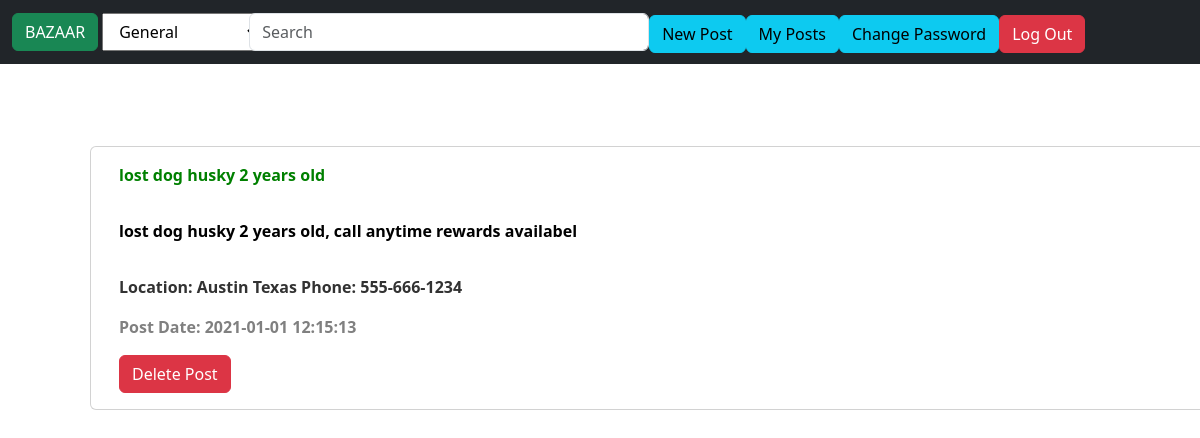
Screenshot of /myposts (signed in) with the database file from the repository.
### tables this page shows
CREATE TABLE "posts" (
	"id"	INTEGER NOT NULL UNIQUE,
	"owner_id"	INTEGER NOT NULL,
	"title"	TEXT NOT NULL DEFAULT 'NOT SET',
	"details"	TEXT NOT NULL DEFAULT 'NOT SET',
	"city"	TEXT NOT NULL,
	"phone"	TEXT DEFAULT '000-000-0000',
	"section"	INTEGER NOT NULL DEFAULT 0,
	"postDate"	TEXT NOT NULL DEFAULT '2100-0-0',
	PRIMARY KEY("id" AUTOINCREMENT)
);

### app.py (the view, shortened to what this page needs)
@app.route("/myposts", methods=["GET", "POST"])
@login_required
def myposts():
    db = engine.connect()
    userID = session['user_id']
    s = "SELECT * FROM posts WHERE posts.owner_id == (?)"
    res = db.execute(s, userID)
    if res != None:
        return render_template("myposts.html",
                               listPosts=res,
                               listSections=categories
                               )
    return render_template("myposts.html")

### app.py (called while the page is built)
@app.after_request
def after_request(response):
    response.headers["Cache-Control"] = "no-cache, no-store, must-revalidate"
    response.headers["Expires"] = 0
    response.headers["Pragma"] = "no-cache"
    return response

### helpers.py (called while the page is built)
def login_required(f):
    @wraps(f)
    def decorated_function(*args, **kwargs):
        if session.get("user_id") is None:
            return redirect("/login")
        return f(*args, **kwargs)
    return decorated_function

### templates/myposts.html (shortened to what this page needs)
{% extends "layout.html" %}
{% block main %}
<form action="/myposts" method="POST">
    <div class="container">
        <div class="d-grid gap-3">
            {% for post in listPosts %}
            <div class="container" style="margin-top: 10px;">
                <div class="row">
                    <div class="card " style="width: 1000rem; font-weight:bold; color:green">
                        <div class="card-body">
                            {{post[2]}}
                        </div>
                        <div style="color:rgb(0, 0, 0);" class="card-body">
                            {{post[3]}}
                        </div>
                        <div style="color: rgb(50, 50, 50)" class="card-body">
                            <p>Location: {{post[4]}} Phone: {{post[5]}}</p>
                            <p style="color: gray;">Post Date: {{post[7]}}</p>
                            <button class="btn btn-danger" name="delete_button" type="submit" value={{post[0]}}>Delete
                                Post</button>
                        </div>
                    </div>
                </div>
            </div>
            {% endfor %}
        </div>
    </div>
</form>
{% endblock %}

### rows the page displays
posts: title "lost dog husky 2 years old", details "lost dog husky 2 years old, call anytime rewards availabel", city "Austin Texas", phone "555-666-1234", postDate "2021-01-01 12:15:13", {{ post[0] }} 67 (drawn)
